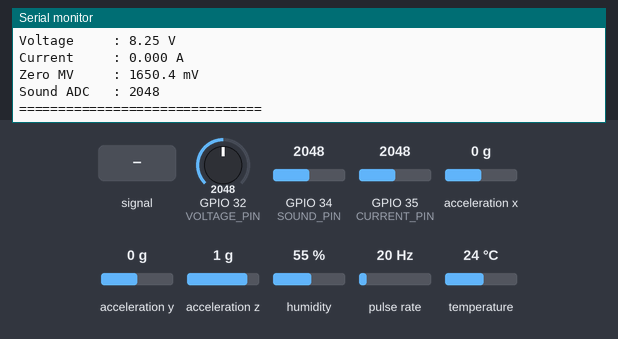
Bench run of a sketch on a simulated ESP32. Parts: the last lines printed to the serial monitor. Wiring (inferred from the names in the program): pulse sensor: data GPIO 27. Inputs (shaded band) come from the test bench; at power-on: acceleration x 0 g, humidity 55 %, pulse rate 20 Hz, GPIO 32 (VOLTAGE_PIN) = 2048, GPIO 34 (SOUND_PIN) = 2048, GPIO 35 (CURRENT_PIN) = 2048, acceleration y 0 g, acceleration z 1 g, temperature 24 °C (analog values on the 0–4095 scale).

Above: at 11.3 s.
11.4 s: GPIO 34 (SOUND_PIN) fed a 200 Hz sine of ±327 counts around its level
12.9 s: GPIO 35 (CURRENT_PIN) fed a 200 Hz sine of ±327 counts around its level
14.4 s: acceleration x set to -1.4 g
At 15.6 s:
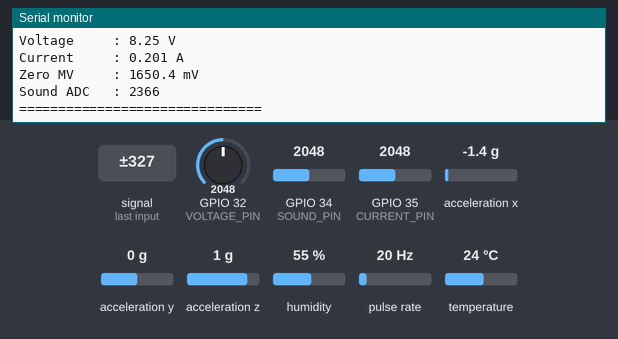
15.9 s: humidity set to 22 %
At 16.8 s:
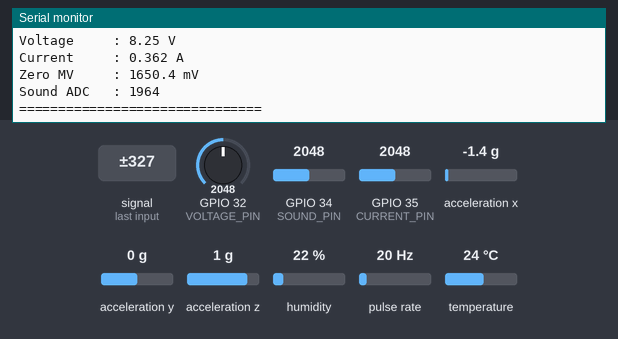
17.4 s: pulse rate (sensor on GPIO 27) set to 4 Hz
At 18.8 s:
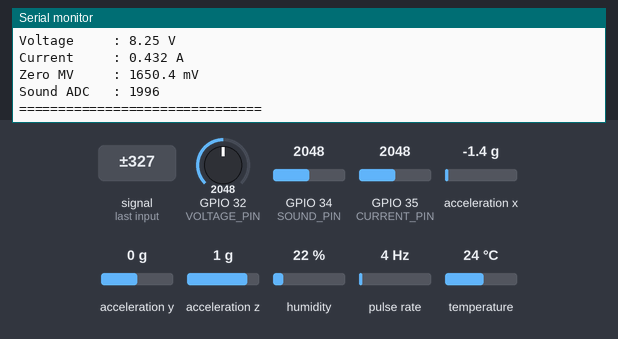
18.9 s: GPIO 32 (VOLTAGE_PIN) set to 2866
At 20.4 s:
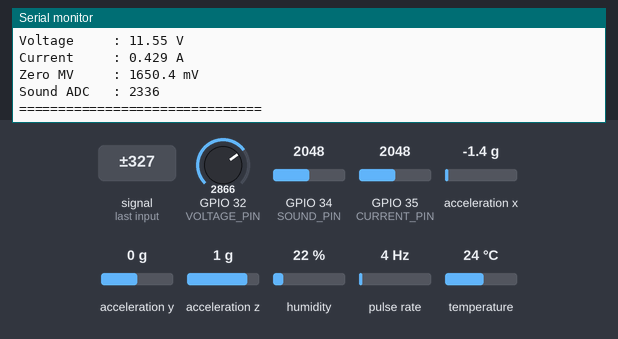
Timing chart, 0 to 21.4 s (numbered marks = the images above; inputs shaded):
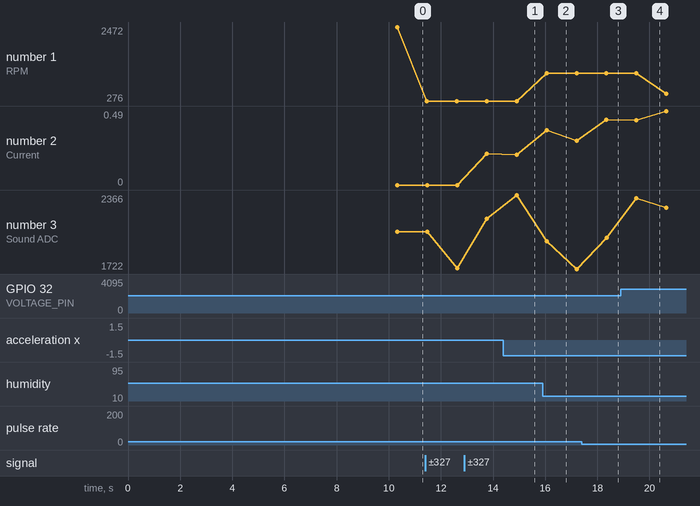

The sketch:

sensors.ino
```cpp
/**
 * SentinelX ESP32 Firmware — sensors.ino
 *
 * Supports two operating modes:
 *   1. SERIAL MODE  (development): Output to USB Serial -> read by esp32_bridge.js
 *   2. MQTT MODE    (production):  WiFi + MQTT over TLS -> HiveMQ Cloud -> SentinelX backend
 *
 * For production (real users), set ENABLE_WIFI_MQTT to true and fill in your credentials below.
 */

// ==============================================================
// USER CONFIGURATION -- Edit these values before uploading
// ==============================================================

// Set to true to enable WiFi + MQTT (production mode)
// Set to false to use USB Serial only (development mode)
#define ENABLE_WIFI_MQTT false

// WiFi credentials (only used if ENABLE_WIFI_MQTT is true)
const char* WIFI_SSID     = "YOUR_WIFI_SSID";
const char* WIFI_PASSWORD = "YOUR_WIFI_PASSWORD";

// HiveMQ Cloud broker (sign up free at hivemq.com/mqtt-cloud-broker)
const char* MQTT_BROKER   = "your-cluster.s1.eu.hivemq.cloud";
const int   MQTT_PORT     = 8883;
const char* MQTT_USER     = "your_hivemq_username";
const char* MQTT_PASS     = "your_hivemq_password";

// Device identity -- must match the Device ID registered in SentinelX dashboard
const char* COMPANY_ID   = "your_company_id_from_dashboard";
const char* DEVICE_ID    = "ESP32-MACHINE-01";

// ==============================================================

#include <Wire.h>
#include <Adafruit_Sensor.h>
#include <Adafruit_ADXL345_U.h>
#include <DHT.h>

#if ENABLE_WIFI_MQTT
  #include <WiFi.h>
  #include <WiFiClientSecure.h>
  #include <PubSubClient.h>
  #include <ArduinoJson.h>
  WiFiClientSecure wifiClient;
  PubSubClient mqttClient(wifiClient);
#endif

// Sensor Pins
#define DHTPIN      4    // DHT22 data pin
#define DHTTYPE     DHT22
#define SOUND_PIN   34
#define CURRENT_PIN 35   // ACS712 analog out
#define VOLTAGE_PIN 32
#define RPM_PIN     27

DHT dht(DHTPIN, DHTTYPE);
Adafruit_ADXL345_Unified accel = Adafruit_ADXL345_Unified(12345);

// RPM
volatile unsigned long pulses = 0;
unsigned long lastRPMTime = 0;
float rpm = 0;
#define PULSES_PER_REV 1

// Sensor Values
float voltage = 0, current = 0;
int soundValue = 0;
float temperature = 0, humidity = 0;
float ax = 0, ay = 0, az = 0;

// Current Calibration (ACS712)
#define ACS712_SENS_MV_PER_A 66.0f   // 66 mV/A for 30A model (100.0 for 20A, 185.0 for 5A)
float zeroADC = 2048.0f;
float zeroMilliVolts = 1650.0f;
float currentFiltered = 0.0f;

void IRAM_ATTR countPulse() { pulses++; }

float readRawADC() {
  uint32_t acc = 0;
  for (int i = 0; i < 64; i++) acc += analogRead(CURRENT_PIN);
  return (float)acc / 64.0f;
}

void calibrateZeroAndNoise() {
  Serial.println();
  Serial.println("==========================================");
  Serial.println(" Calibrating Current Sensor (ACS712)...");
  Serial.println(" Ensure load/motor is OFF during boot   ");
  Serial.println("==========================================");
  double accADC = 0;
  const int SAMPLES = 1000;
  for (int i = 0; i < SAMPLES; i++) {
    accADC += readRawADC();
    if (i % 250 == 0) Serial.printf(" Calibrating... %d%%\n", (i * 100) / SAMPLES);
    delay(2);
  }
  zeroADC = (float)(accADC / SAMPLES);
  zeroMilliVolts = (zeroADC / 4095.0f) * 3300.0f;
  currentFiltered = 0.0f;
  Serial.printf(" Done. Zero=%.2f ADC, %.2f mV\n\n", zeroADC, zeroMilliVolts);
}

float updateCurrentReading() {
  unsigned long start = millis();
  double sumSqDiffMv = 0;
  int samples = 0;
  while (millis() - start < 80) {
    float mv = (readRawADC() / 4095.0f) * 3300.0f;
    float diff = mv - zeroMilliVolts;
    sumSqDiffMv += (diff * diff);
    samples++;
    delayMicroseconds(300);
  }
  if (samples == 0) return currentFiltered;
  float rawA = sqrt(sumSqDiffMv / samples) / ACS712_SENS_MV_PER_A;
  if (rawA < 0.015f) rawA = 0.0f;
  currentFiltered = (0.75f * currentFiltered) + (0.25f * rawA);
  if (currentFiltered < 0.01f) currentFiltered = 0.0f;
  return currentFiltered;
}

float readVoltage() {
  long sum = 0;
  for (int i = 0; i < 20; i++) { sum += analogRead(VOLTAGE_PIN); delay(2); }
  return (sum / 20.0) * (3.3 / 4095.0) * 5.0;
}

// WiFi + MQTT Helpers (production only)
#if ENABLE_WIFI_MQTT
void connectWiFi() {
  Serial.printf("Connecting to WiFi: %s", WIFI_SSID);
  WiFi.begin(WIFI_SSID, WIFI_PASSWORD);
  int attempts = 0;
  while (WiFi.status() != WL_CONNECTED && attempts < 30) {
    delay(500); Serial.print("."); attempts++;
  }
  if (WiFi.status() == WL_CONNECTED) {
    Serial.printf("\nWiFi connected! IP: %s\n", WiFi.localIP().toString().c_str());
  } else {
    Serial.println("\nWiFi FAILED. Running Serial-only.");
  }
}

void connectMQTT() {
  wifiClient.setInsecure();
  mqttClient.setServer(MQTT_BROKER, MQTT_PORT);
  mqttClient.setBufferSize(1024);
  char clientId[64];
  snprintf(clientId, sizeof(clientId), "sentinelx_%s", DEVICE_ID);
  Serial.printf("Connecting MQTT: %s...\n", MQTT_BROKER);
  if (mqttClient.connect(clientId, MQTT_USER, MQTT_PASS)) {
    Serial.println("MQTT connected!");
  } else {
    Serial.printf("MQTT failed: state=%d\n", mqttClient.state());
  }
}

void publishMQTT(float temp, float hum, float cur, float volt, float r, int sound, float x, float y, float z) {
  if (!mqttClient.connected()) connectMQTT();
  if (!mqttClient.connected()) return;

  StaticJsonDocument<512> doc;
  doc["deviceId"]    = DEVICE_ID;
  doc["timestamp"]   = millis();
  doc["temperature"] = temp;
  doc["humidity"]    = hum;
  doc["current"]     = cur;
  doc["voltage"]     = volt;
  doc["rpm"]         = r;
  doc["sound"]       = sound;

  JsonObject accelObj = doc.createNestedObject("acceleration");
  accelObj["x"] = x; accelObj["y"] = y; accelObj["z"] = z;

  float mag = sqrt(x*x + y*y + z*z);
  doc["vibration"] = max(0.0f, abs(mag - 1.0f));

  char topic[128];
  snprintf(topic, sizeof(topic), "company/%s/device/%s", COMPANY_ID, DEVICE_ID);

  char payload[512];
  serializeJson(doc, payload, sizeof(payload));

  if (mqttClient.publish(topic, payload)) {
    Serial.printf("[MQTT] Published to %s\n", topic);
  } else {
    Serial.println("[MQTT] Publish failed");
  }
  mqttClient.loop();
}
#endif

// Setup
void setup() {
  Serial.begin(115200);
  dht.begin();
  Wire.begin(21, 22); // SDA=GPIO21, SCL=GPIO22

  if (!accel.begin()) {
    Serial.println("ADXL345 NOT FOUND! Check wiring.");
    while (1);
  }
  accel.setRange(ADXL345_RANGE_16_G);

  pinMode(SOUND_PIN, INPUT);
  pinMode(CURRENT_PIN, INPUT);
  pinMode(VOLTAGE_PIN, INPUT);
  analogReadResolution(12);
  analogSetPinAttenuation(CURRENT_PIN, ADC_11db);

  pinMode(RPM_PIN, INPUT_PULLUP);
  attachInterrupt(digitalPinToInterrupt(RPM_PIN), countPulse, FALLING);
  lastRPMTime = millis();

  delay(1000);
  calibrateZeroAndNoise();

#if ENABLE_WIFI_MQTT
  connectWiFi();
  connectMQTT();
#endif

  Serial.println("==============================");
  Serial.println(" SentinelX Started");
#if ENABLE_WIFI_MQTT
  Serial.println(" Mode: WiFi + MQTT (Production)");
#else
  Serial.println(" Mode: USB Serial (Development)");
#endif
  Serial.println("==============================");
}

// Main Loop
void loop() {
  temperature = dht.readTemperature();
  humidity    = dht.readHumidity();
  soundValue  = analogRead(SOUND_PIN);
  current     = updateCurrentReading();
  voltage     = readVoltage();

  sensors_event_t event;
  accel.getEvent(&event);
  ax = event.acceleration.x / 9.81;
  ay = event.acceleration.y / 9.81;
  az = event.acceleration.z / 9.81;
  if (fabsf(ay) > 16.0f) ay /= 32.0f;
  if (fabsf(ax) > 16.0f) ax /= 32.0f;
  if (fabsf(az) > 16.0f) az /= 32.0f;

  // RPM (every 5 seconds)
  if (millis() - lastRPMTime >= 5000) {
    noInterrupts();
    unsigned long count = pulses;
    pulses = 0;
    interrupts();
    rpm = (count / (float)PULSES_PER_REV) * (60.0 / 5.0);
    lastRPMTime += 5000;
  }

  // Serial output (always active -- used by esp32_bridge.js in dev mode)
  Serial.println();
  Serial.println("=========== SentinelX ===========");
  Serial.printf("Temperature : %.2f C\n",  temperature);
  Serial.printf("Humidity    : %.2f %%\n", humidity);
  Serial.println();
  Serial.println("Acceleration (g)");
  Serial.printf("X : %.2f\n", ax);
  Serial.printf("Y : %.2f\n", ay);
  Serial.printf("Z : %.2f\n", az);
  Serial.println();
  Serial.printf("RPM         : %.0f\n",   rpm);
  Serial.printf("Voltage     : %.2f V\n", voltage);
  Serial.printf("Current     : %.3f A\n", current);
  Serial.printf("Zero MV     : %.1f mV\n", zeroMilliVolts);
  Serial.printf("Sound ADC   : %d\n",     soundValue);
  Serial.println("===============================");

  // MQTT publish (production mode only)
#if ENABLE_WIFI_MQTT
  publishMQTT(temperature, humidity, current, voltage, rpm, soundValue, ax, ay, az);
#endif

  delay(1000);
}
```

Measured:
- after the input at 14.4 s, the serial monitor: prints a new line after 0.51 s (image 1)
- after the input at 18.9 s, the serial monitor: prints a new line after 0.60 s (image 4)
- plotted number 2: 0 → 0.2 after the input at 12.9 s, 0.43 → 0.49 after the input at 18.9 s
- plotted number 3: 2048 → 1729 after the input at 11.4 s, 1996 → 2255 after the input at 18.9 s
